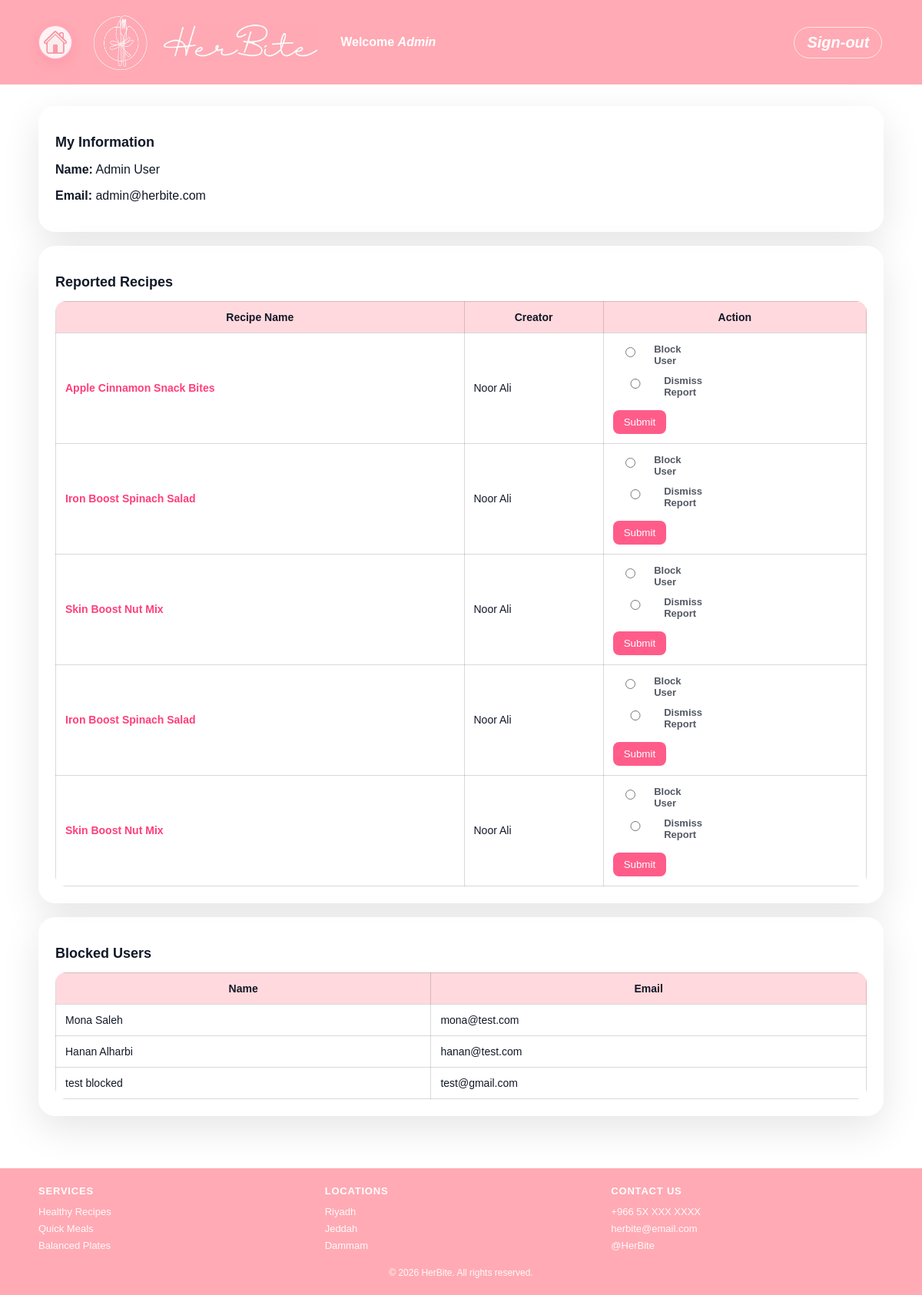
/admin.php (signed in), run on the app's committed database.
### tables this page shows
CREATE TABLE `users` (
  `id` int(11) NOT NULL,
  `userType` enum('user','admin') NOT NULL,
  `firstName` varchar(100) NOT NULL,
  `lastName` varchar(100) NOT NULL,
  `emailAddress` varchar(100) NOT NULL,
  `password` varchar(255) NOT NULL,
  `photoFileName` varchar(255) NOT NULL
);

CREATE TABLE `report` (
  `id` int(11) NOT NULL,
  `userID` int(11) DEFAULT NULL,
  `recipeID` int(11) DEFAULT NULL
);

CREATE TABLE `recipe` (
  `id` int(11) NOT NULL,
  `userID` int(11) NOT NULL,
  `categoryID` int(11) NOT NULL,
  `name` varchar(150) NOT NULL,
  `description` text DEFAULT NULL,
  `photoFileName` varchar(255) DEFAULT NULL,
  `videoFilePath` varchar(255) DEFAULT NULL
);

CREATE TABLE `blockeduser` (
  `id` int(11) NOT NULL,
  `firstName` varchar(100) NOT NULL,
  `lastName` varchar(100) NOT NULL,
  `emailAddress` varchar(255) NOT NULL
);

### admin.php (the view, shortened to what this page needs)
<?php
include("db.php");
$adminID = (int) $_SESSION['user_id'];
$stmt = $conn->prepare("SELECT * FROM users WHERE id = ?");
$stmt->bind_param("i", $adminID);
$stmt->execute();
$admin = $stmt->get_result()->fetch_assoc();
$reportsQuery = "
SELECT
    report.id AS reportID,
    recipe.id AS recipeID,
    recipe.name AS recipeName,
    users.id AS creatorID,
    users.firstName,
    users.lastName,
    users.photoFileName
FROM report
JOIN recipe ON report.recipeID = recipe.id
JOIN users ON recipe.userID = users.id
ORDER BY report.id DESC
";
$reportsResult = $conn->query($reportsQuery);
$blockedQuery = "SELECT * FROM blockeduser ORDER BY id DESC";
$blockedResult = $conn->query($blockedQuery);
?>
<!DOCTYPE html>
<html lang="en">
<head>
  <link rel="stylesheet" href="stylesheet.css">
</head>
<body class="admin-page">
<div class="page">
  <header class="site-header">
    <div class="header-inner">
      <a href="index.html" class="home-link">
        <img src="home.PNG" alt="Home">
      </a>
      <div class="brand">
        <img src="logo.jpg" alt="Logo">
      </div>
      <div class="brand-title">
        <img src="title.jpg" alt="Title">
      </div>
      <div class="header-right">
        <div class="welcome">
          Welcome <span class="name"><?php echo htmlspecialchars($admin['firstName']); ?></span>
        </div>
      </div>
      <div class="logout">
        <a href="logout.php">Sign-out</a>
      </div>
    </div>
  </header>
  <main class="page-main">
    <section class="admin-card">
      <h2>My Information</h2>
      <p><strong>Name:</strong> <?php echo htmlspecialchars($admin['firstName'] . " " . $admin['lastName']); ?></p>
      <p><strong>Email:</strong> <?php echo htmlspecialchars($admin['emailAddress']); ?></p>
    </section>
    <section class="admin-card">
      <h2>Reported Recipes</h2>
      <?php if ($reportsResult && $reportsResult->num_rows > 0) { ?>
      <table class="admin-table">
        <tr>
          <th>Recipe Name</th>
          <th>Creator</th>
          <th>Action</th>
        </tr>
        <?php while ($row = $reportsResult->fetch_assoc()) { ?>
        <tr>
          <td>
            <a class="recipe-link" href="viewRecipe.php?id=<?php echo $row['recipeID']; ?>">
              <?php echo htmlspecialchars($row['recipeName']); ?>
            </a>
          </td>
          <td class="creator-name">
            <?php echo htmlspecialchars($row['firstName'] . " " . $row['lastName']); ?>
          </td>
          <td>
            <form class="action-form" action="handleReportAction.php" method="POST">
              <label class="action-option">
                <input type="radio" name="action" value="block" required>
                <span>Block User</span>
              </label>
              <label class="action-option">
                <input type="radio" name="action" value="dismiss" required>
                <span>Dismiss Report</span>
              </label>
              <button type="submit">Submit</button>
            </form>
          </td>
        </tr>
        <?php } ?>
      </table>
      <?php } else { ?>
        <p>No reports found.</p>
      <?php } ?>
    </section>
    <section class="admin-card">
      <h2>Blocked Users</h2>
      <?php if ($blockedResult && $blockedResult->num_rows > 0) { ?>
      <table class="admin-table">
        <tr>
          <th>Name</th>
          <th>Email</th>
        </tr>
        <?php while ($row = $blockedResult->fetch_assoc()) { ?>
        <tr>
          <td><?php echo htmlspecialchars($row['firstName'] . " " . $row['lastName']); ?></td>
          <td><?php echo htmlspecialchars($row['emailAddress']); ?></td>
        </tr>
        <?php } ?>
      </table>
      <?php } else { ?>
        <p>No blocked users.</p>
      <?php } ?>
    </section>
  </main>
  <footer class="site-footer">
    <div class="footer-inner">
      <div class="footer-col">
        <h4>Services</h4>
        <p>Healthy Recipes</p>
        <p>Quick Meals</p>
        <p>Balanced Plates</p>
      </div>
      <div class="footer-col">
        <h4>Locations</h4>
        <p>Riyadh</p>
        <p>Jeddah</p>
        <p>Dammam</p>
      </div>
      <div class="footer-col">
        <h4>Contact Us</h4>
        <p>+966 5X XXX XXXX</p>
        <p>herbite@email.com</p>
        <p>@HerBite</p>
      </div>
    </div>
    <div class="footer-bottom">
      © 2026 HerBite. All rights reserved.
    </div>
  </footer>
</div>
</body>
</html>

### stylesheet.css (style rules this page uses)
* { box-sizing: border-box; }
html, body { height: 100%; }
body { margin: 0; font-family: Arial, sans-serif; color: #111827; background: #ffffff; }
a { color: #ff3f79; text-decoration: none; font-weight: 700; }
.page { min-height: 100vh; display: flex; flex-direction: column; }
.page-main { width: 92vw; max-width: 1100px; margin: 0 auto; padding: 28px 0; flex: 1; }
.site-header { background: #FFAAB4; height: 110px; display: flex; align-items: center; }
.header-inner { width: 92vw; max-width: 1100px; margin: 0 auto; display: flex; align-items: center; justify-content: flex-start; gap:16px; }
.brand img { height: 72px; width: auto; display: block; }
.brand-title img { height: 50px; width: auto; display: block; }
.header-right { margin-left:12px; display:flex; flex-direction:column; align-items:flex-start; gap:4px; }
.welcome { color:#fff; font-weight:700; line-height:1.1; }
.welcome .name { color:#fff; font-weight:900; }
.site-footer { background: #FFAAB4; padding: 22px 0; margin-top: 22px; }
.footer-inner { width: 92vw; max-width: 1100px; margin: 0 auto; display: grid; grid-template-columns: 1fr 1fr 1fr; gap: 18px; font-size: 13px; color: #ffffff; }
.footer-col h4 { margin: 0 0 12px; font-size: 13px; letter-spacing: 0.8px; text-transform: uppercase; color: #ffffff; }
.footer-col p { margin: 7px 0; color: rgba(255,255,255,0.95); }
.footer-bottom { width: 92vw; max-width: 1100px; margin: 14px auto 0; text-align: center; font-size: 12px; color: rgba(255,255,255,0.95); }
label { font-size: 13px; color: rgba(17,24,39,0.72); font-weight: 600; }
input { padding: 13px 14px; border-radius: 14px; border: 1px solid rgba(17,24,39,0.12); background: #fff; outline: none; font-size: 14px; font-family: 'Poppins', Arial, sans-serif; }
.admin-card { background: rgba(255,255,255,0.95); border-radius: 22px; padding: 22px; margin-bottom: 18px; box-shadow: 0 16px 50px rgba(0,0,0,0.10); }
.admin-card h2 { margin-bottom: 14px; font-size: 18px; font-weight: 800; }
.admin-table { width: 100%; border-collapse: collapse; border-radius: 14px; overflow: hidden; }
.admin-table th, .admin-table td { border: 1px solid rgba(0,0,0,0.15); padding: 12px; font-size: 14px; }
.admin-table th { background: rgba(255,170,180,0.45); font-weight: 800; }
.action-form { display: grid; gap: 6px; }
.admin-page .home-link { display: inline-flex; align-items: center; justify-content: center; width: 44px; height: 44px; border-radius: 50%; margin-right: 12px; background: rgba(255,255,255,0.85); border: 1.5px solid rgba(255,92,138,0.45); box-shadow: 0 6px 16px rgba(255,63,121,0.15); }
.admin-page .home-link img { width: 30px; height: 30px; display: block; }
.name { font-style: italic; color: rgba(17,24,39,0.70); font-size: 16px; line-height: 1.7; margin-top: 10px; margin-bottom: 24px; text-align: right; }
input, textarea, select { width:100%; padding:8px; margin:6px 0 14px; border-radius:8px; border:1px solid #ccc; }
button { background:#ff5c8a; color:white; border:none; padding:8px 14px; border-radius:8px; cursor:pointer; }
body { margin: 0; font-family: Arial, sans-serif; }
.logout { text-align:right; font-size: 20px; color: #c43a64; text-decoration: none; margin-left:450px; font-style:italic; }
.logout a { display:inline-flex; align-items:center; justify-content:center; padding:8px 16px; border-radius:999px; background:transparent; color:#fff; font-weight:800; border:1.5px solid rgba(255,255,255,0.7); box-shadow:none; }

### admin.php (style rules this page uses)
.action-form { display: flex; flex-direction: column; gap: 8px; align-items: flex-start; }
.action-option { display: flex; align-items: center; gap: 8px; margin: 0; }
.action-form button { margin-top: 6px; }
.creator-name { white-space: nowrap; }
.recipe-link { font-weight: 600; text-decoration: none; }
.admin-table td, .admin-table th { vertical-align: middle; }

### data on the page
users: firstName "Admin", firstName+lastName "Admin User", emailAddress "admin@herbite.com"
report: recipeID.name "Apple Cinnamon Snack Bites", users.firstName+lastName "Noor Ali"
report: recipeID.name "Iron Boost Spinach Salad", users.firstName+lastName "Noor Ali"
report: recipeID.name "Skin Boost Nut Mix", userID.lastName "Noor Ali"
report: recipeID.name "Iron Boost Spinach Salad", users.firstName+lastName "Noor Ali"
report: recipeID.name "Skin Boost Nut Mix", userID.lastName "Noor Ali"
blockeduser: firstName+lastName "Mona Saleh", emailAddress "mona@test.com"
blockeduser: firstName+lastName "Hanan Alharbi", emailAddress "hanan@test.com"
blockeduser: firstName+lastName "test blocked", emailAddress "test@gmail.com"
